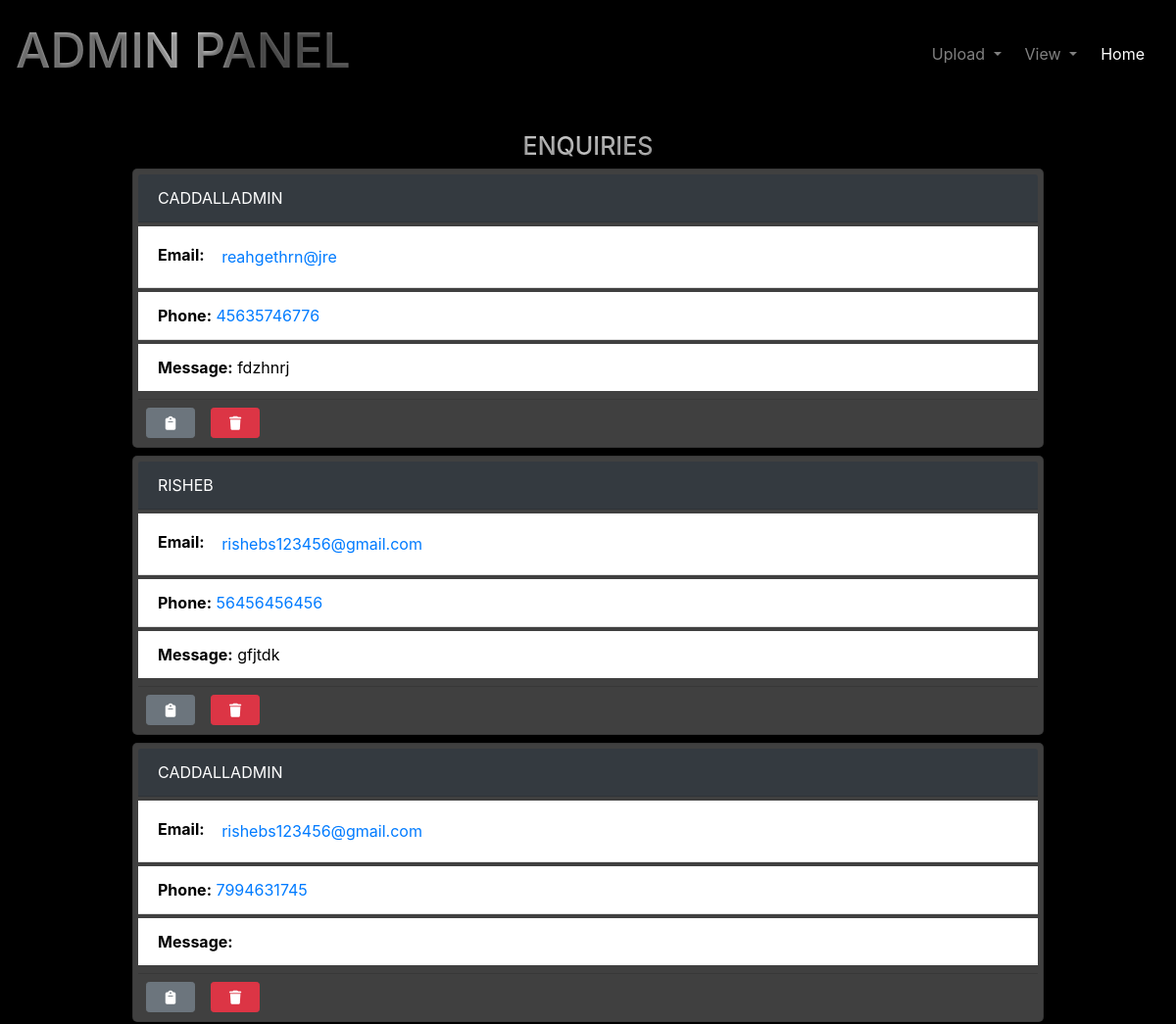
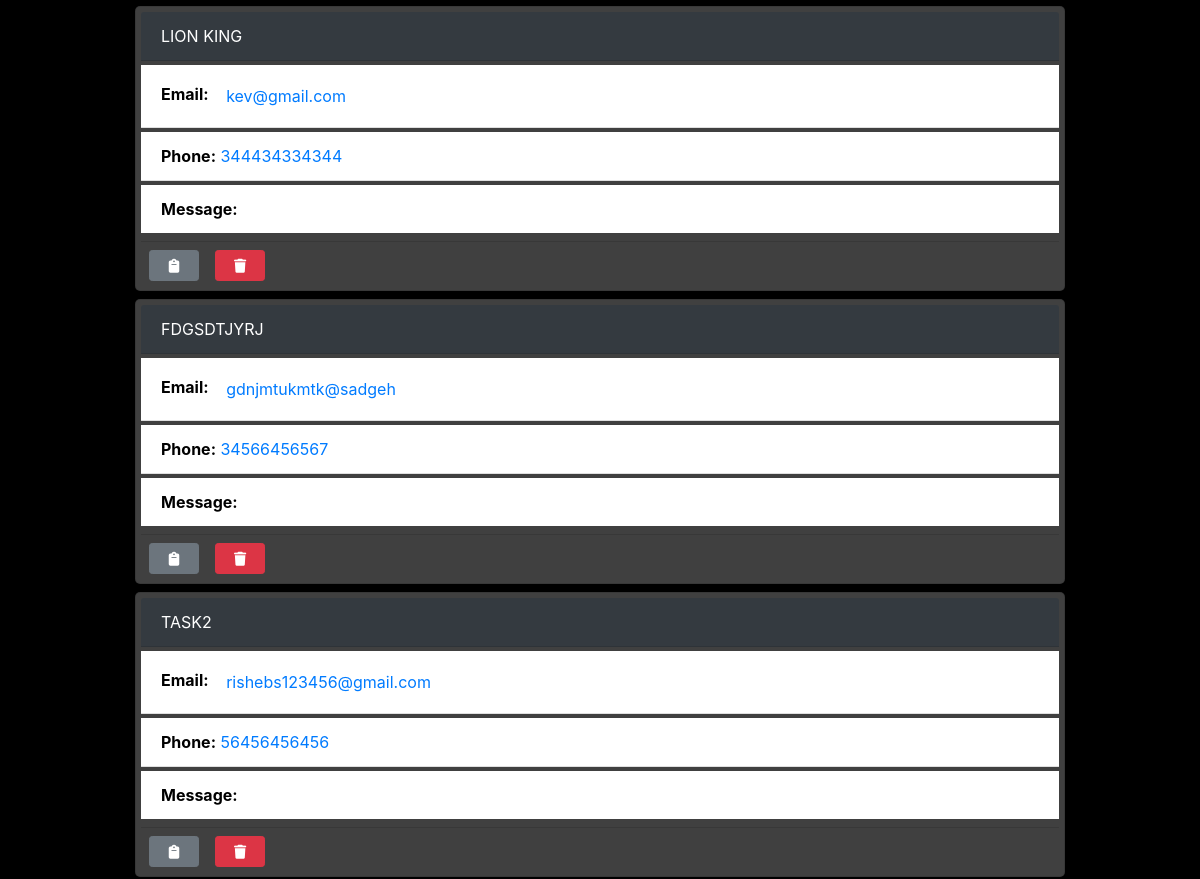
Page //dashboard (upper part) on the earlier database version (2 pictures, top to bottom).
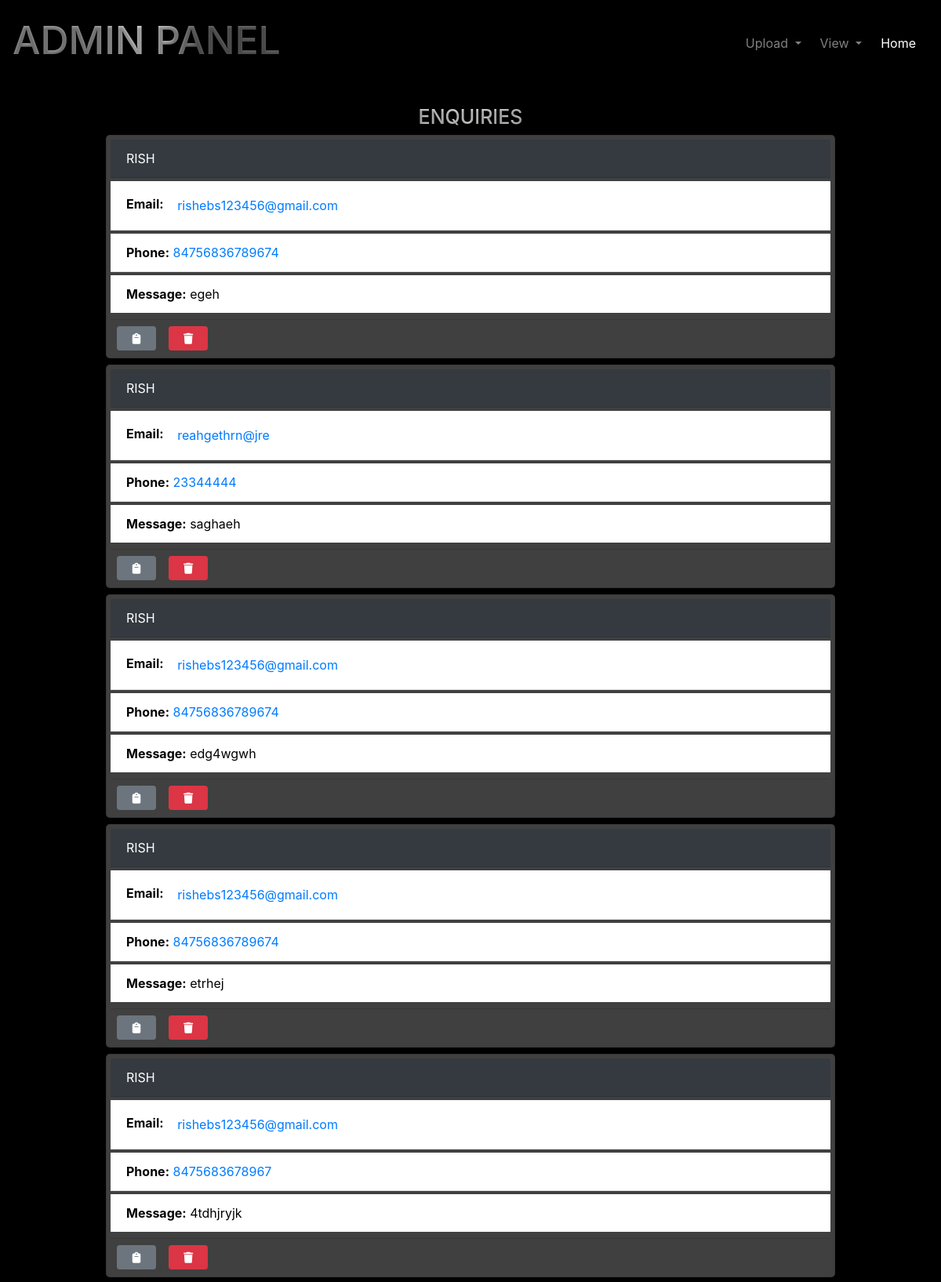
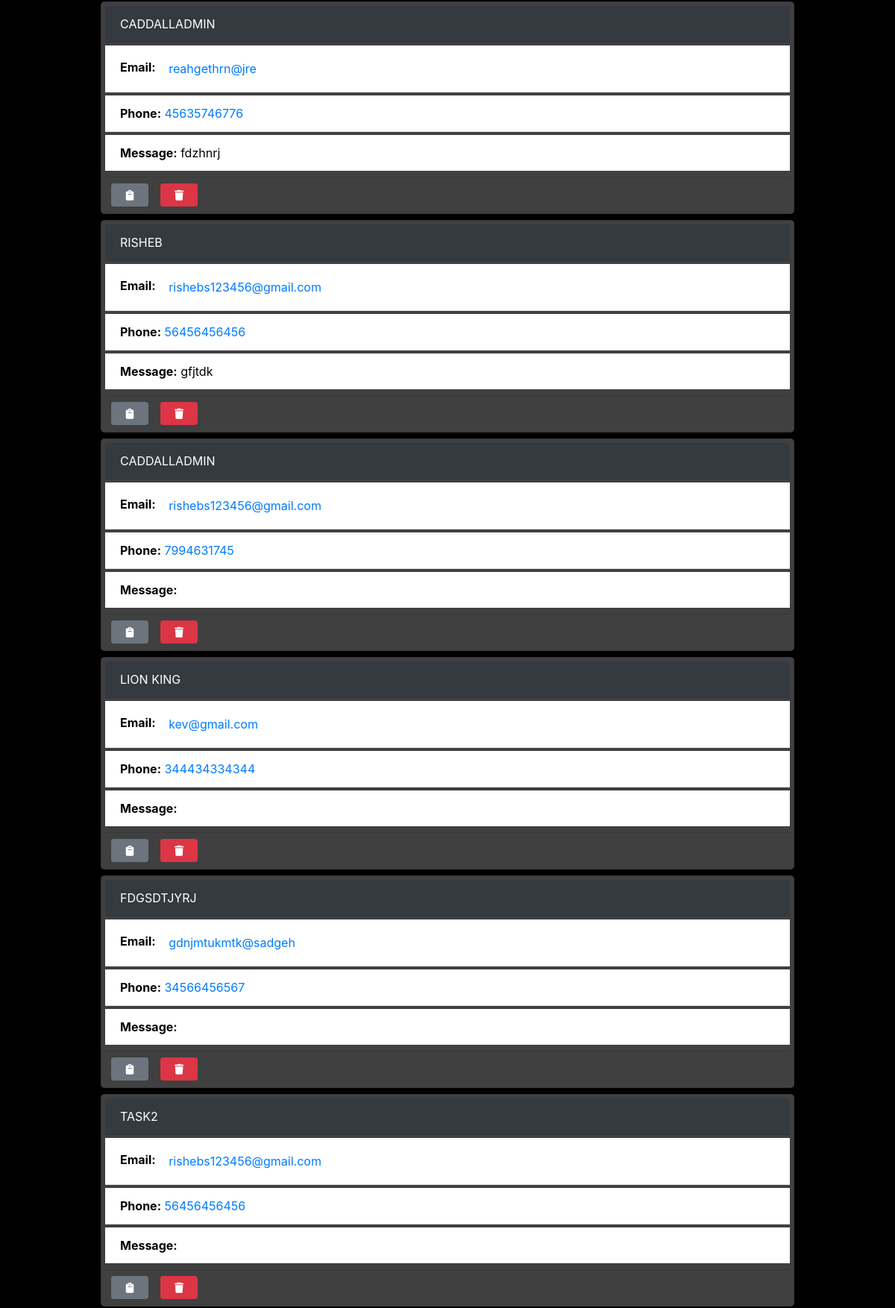
Same page on the later database version (2 pictures, top to bottom).
### credential/models.py (models this page shows, shortened)
class Cad(models.Model):
    name=models.CharField(max_length=250)
    email=models.CharField(max_length=250)
    phone=models.IntegerField(max_length=15)
    message=models.TextField(max_length=500,null=True,blank=True)
    created_at = models.DateTimeField(auto_now_add=True)

### credential/views.py (the view)
# urls.py: path('/dashboard',views.dashboard,name='dashboard'),
def dashboard(request):
    enquire = Cad.objects.all().order_by('-created_at')
    context = {
        'enquiry_list': enquire
    }
    return render(request,"dashboard.html",context)

### templates/dashboard.html (shortened to what this page needs)
{% load static %}
<!DOCTYPE html>
<html lang="en">
<head>
    <link rel="stylesheet" href="https://cdnjs.cloudflare.com/ajax/libs/font-awesome/6.5.2/css/all.min.css" />
    <link rel="stylesheet" href="https://cdnjs.cloudflare.com/ajax/libs/font-awesome/5.15.4/css/all.min.css">
    <link rel="stylesheet" href="node_modules/@fortawesome/fontawesome-free/css/all.min.css">
    <link rel="stylesheet" href="https://maxcdn.bootstrapcdn.com/bootstrap/4.5.2/css/bootstrap.min.css">
    <link rel="stylesheet" href="https://cdn.jsdelivr.net/npm/bootstrap@4.6.2/dist/css/bootstrap.min.css">
    <link rel="stylesheet" href="{% static 'style1.css' %}">
</head>
<body>
<div class="sticky-top shadow-sm">
    <nav class="navbar navbar-expand-lg navbar-dark py-3">
        <a  class="navbar-brand">
            <h1 class="steel-text">ADMIN PANEL</h1>
        </a>
        <div class="collapse navbar-collapse" id="navbarCollapse">
            <div class="navbar-nav ms-auto py-0">
                <div class="nav-item dropdown">
                    <a href="#" class="nav-link dropdown-toggle mr-2" id="navbarDropdown" role="button" data-bs-toggle="dropdown" aria-expanded="false">
                        Upload
                    </a>
                </div>
                <div class="nav-item dropdown">
                    <a href="#" class="nav-link dropdown-toggle mr-2" id="navbarDropdown2" role="button" data-bs-toggle="dropdown" aria-expanded="false">
                        View
                    </a>
                </div>
                <a href="{% url 'credential:index' %}" class="nav-item nav-link active mr-2">Home</a>
            </div>
        </div>
    </nav>
</div>
<h3 class="steel-text mt-4 text-center">ENQUIRIES</h3>
<div class="container col-md-10 mb-5">
    {% for i in enquiry_list %}
        <div class="card mb-2">
            <div class="card-header bg-dark text-white text-uppercase mb-1">
                {{i.name}}
            </div>
            <ul class="list-group list-group-flush">
                <li class="list-group-item mb-1"><strong>Email:</strong> <a href="mailto:{{i.email}}" class="btn btn-link" id="copyEmail">{{i.email}}</a></li>
                <li class="list-group-item mb-1">
                <strong>Phone:</strong>
                <a href="tel:{{ i.phone }}" class="text-decoration-none">{{ i.phone }}</a>
                </li>
                <li class="list-group-item mb-2"><strong>Message:</strong> {{i.message}}</li>
            </ul>
            <div class="d-flex justify-content-start ml-2 mb-1">
                <button class="btn btn-secondary btn-sm mt-2" style="width:50px;" onclick="copyCardInfo('{{i.name}}', '{{i.email}}', '{{i.phone}}', '{{i.message}}')"><i class="fa-solid fa-clipboard"></i></button>
                <button class="btn btn-danger btn-sm mt-2 ml-3" style="width:50px;" onclick="deleteEnquiry('{{i.id}}')"><i class="fa-solid fa-trash"></i></button>
            </div>
        </div>
    {% endfor %}
</div>
</body>
</html>

### static/style1.css (style rules this page uses)
.card { background-color:dark; padding:5px; border-radius:5px; title-color:grey }

### templates/dashboard.html (style rules this page uses)
body { background-color: black; background-size: cover; background-repeat: no-repeat; background-attachment: fixed; color: white; }
.navbar { background-color: black }
.steel-text { color: transparent; background: linear-gradient(to right, #999 30%, #ddd 50%, #666 70%); -webkit-background-clip: text; background-clip: text; text-shadow: 0 2px 3px rgba(0, 0, 0, 0.3); }
.card { background-color: rgba(128, 128, 128, 0.5); }
.card .card-header, .card .list-group-item { color: black; }
@media (min-width: 768px) { .navbar-nav { margin-left: auto; } }
@media (min-width: 992px) { .container { width: 80%; margin: auto; } }
@media (min-width: 992px) { .navbar-brand h1 { font-size: 50px; } }
@media (min-width: 992px) { .steel-text { font-size: 25px; margin-left: auto; margin-right: auto; } }
@media (min-width: 992px) { .col-md-10 { margin-left: auto; margin-right: auto; } }

Differences in the rows shown:
added Cad: name "RISH", email "rishebs123456@gmail.com", phone "84756836789674", message "egeh"
added Cad: name "RISH", email "reahgethrn@jre", phone "23344444", message "saghaeh"
added Cad: name "RISH", email "rishebs123456@gmail.com", phone "84756836789674", message "edg4wgwh"
added Cad: name "RISH", email "rishebs123456@gmail.com", phone "84756836789674", message "etrhej"
added Cad: name "RISH", email "rishebs123456@gmail.com", phone "8475683678967", message "4tdhjryjk"
